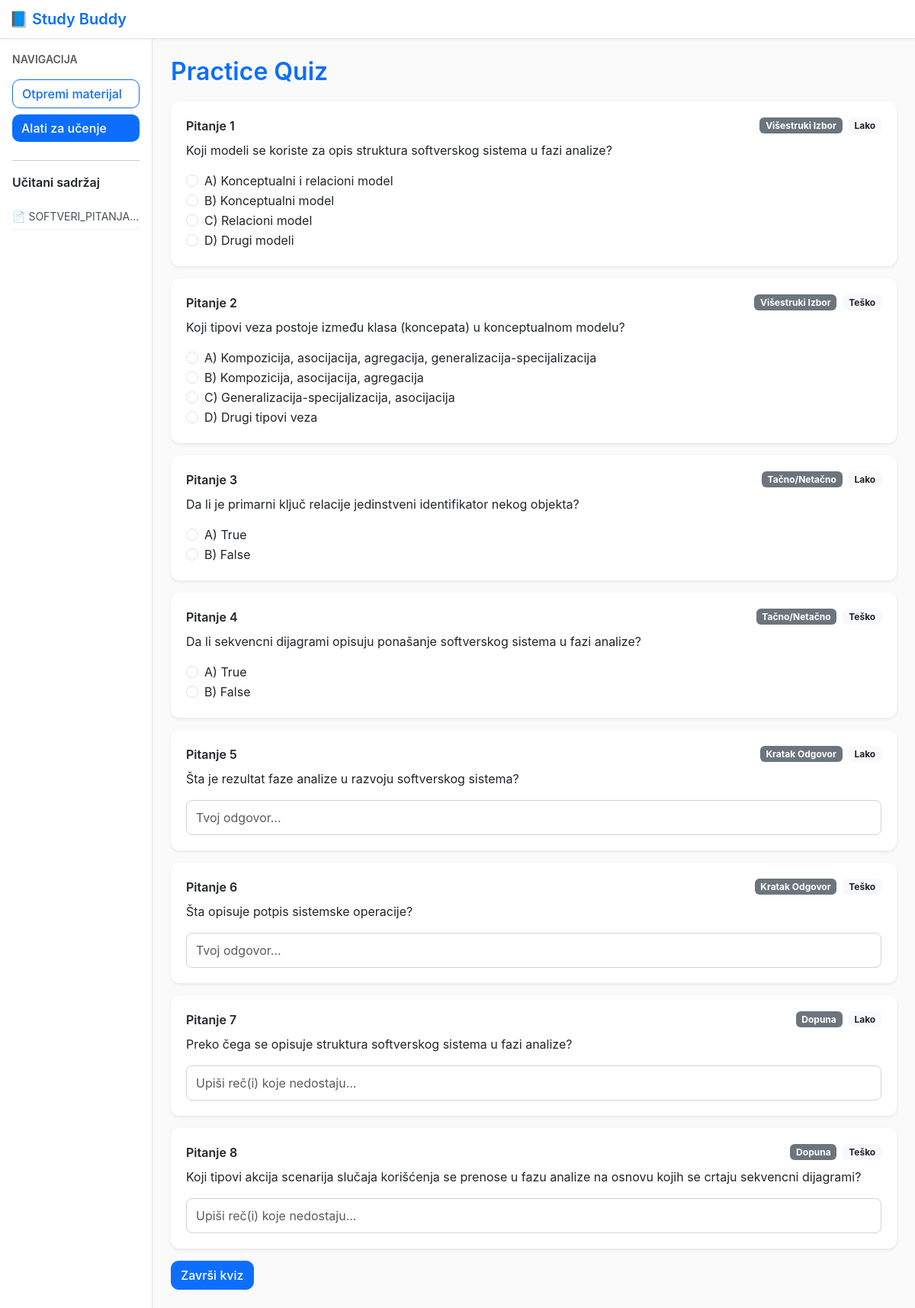
Page /quiz/4 on the committed database.
### models.py (models this page shows)
class Document(Base):
    __tablename__ = 'documents'
    id = Column(Integer, primary_key=True)
    filename = Column(String(255), nullable=False)
    size_kb = Column(Integer, default=0)
    content = Column(Text, nullable=False)
    created_at = Column(DateTime, default=datetime.utcnow)
    summaries = relationship('Summary', back_populates='document', cascade='all,delete')
    quizzes   = relationship('Quiz',     back_populates='document', cascade='all,delete')
    flashcards= relationship('Flashcard',back_populates='document', cascade='all,delete')

class Quiz(Base):
    __tablename__ = 'quizzes'
    id = Column(Integer, primary_key=True)
    document_id = Column(Integer, ForeignKey('documents.id'), nullable=False)
    title = Column(String(255), default='Kviz')
    total_questions = Column(Integer, default=0)
    created_at = Column(DateTime, default=datetime.utcnow)
    document = relationship('Document', back_populates='quizzes')
    questions = relationship('Question', back_populates='quiz', cascade='all,delete')

class Question(Base):
    __tablename__ = 'questions'
    id = Column(Integer, primary_key=True)
    quiz_id = Column(Integer, ForeignKey('quizzes.id'), nullable=False)
    kind = Column(String(32))         # mcq|tf|short|fill
    difficulty = Column(String(16))   # easy|medium|hard
    prompt = Column(Text, nullable=False)
    options = Column(Text)            # "A) ...|B) ...|C) ...|D) ..."
    correct_answer = Column(Text)     # "A" / "True" / slobodan tekst
    explanation = Column(Text)
    quiz = relationship('Quiz', back_populates='questions')

### app.py (the view)
@app.get('/quiz/<int:quiz_id>')
def quiz_view(quiz_id):
    s = Session()
    quiz = s.get(Quiz, quiz_id)
    if not quiz:
        flash('Kviz nije pronadjen.')
        return redirect(url_for('tools'))
    return render_template('quiz_view.html', quiz=quiz)

### app.py (called while the page is built)
@app.context_processor
def inject_docs():
    s = Session()
    docs = s.query(Document).order_by(Document.created_at.desc()).all()
    return {'sidebar_docs': docs}

### templates/quiz_view.html (shortened to what this page needs)
{% extends 'base.html' %}
{% block content %}
<h2 class="d-flex align-items-center gap-3">
  {{ quiz.title }}
</h2>
<form method="post" action="{{ url_for('quiz_grade', quiz_id=quiz.id) }}">
  {% for q in quiz.questions %}
  <div class="card mb-3 shadow-sm">
    <div class="card-body">
      <div class="d-flex justify-content-between align-items-center">
        <div class="fw-semibold">Pitanje {{ loop.index }}</div>
        <div class="d-flex align-items-center gap-2">
          <span class="badge bg-secondary text-capitalize">
            {% if q.kind == 'mcq' %}višestruki izbor{% elif q.kind == 'tf' %}tačno/netačno{% elif q.kind == 'short' %}kratak odgovor{% else %}dopuna{% endif %}
          </span>
          <span class="badge bg-light text-dark text-capitalize">
            {% if q.difficulty == 'Easy' or q.difficulty == 'easy' %}lako{% elif q.difficulty == 'Medium' or q.difficulty == 'medium' %}srednje{% else %}teško{% endif %}
          </span>
        </div>
      </div>
      <p class="mt-2 mb-3">{{ q.prompt }}</p>
      {% if q.kind in ['mcq','tf'] %}
        {% set opts = (q.options or '').split('|') %}
        {% for opt in opts %}
          {% set letter = (opt.split(')')[0] or '').strip() %}
          <div class="form-check">
            <input class="form-check-input" type="radio"
                   name="q_{{ q.id }}"
                   value="{{ letter }}"
                   id="q{{ q.id }}_{{ loop.index }}"
                   {% if answers and answers.get(q.id)|default('') == letter %}checked{% endif %}>
            <label class="form-check-label" for="q{{ q.id }}_{{ loop.index }}">{{ opt }}</label>
          </div>
        {% endfor %}
      {% elif q.kind in ['short','fill'] %}
        <input class="form-control" type="text" name="q_{{ q.id }}"
               placeholder="{% if q.kind == 'fill' %}Upiši reč(i) koje nedostaju...{% else %}Tvoj odgovor...{% endif %}"
               value="{{ answers.get(q.id) if answers else '' }}">
      {% endif %}
    </div>
  </div>
  {% endfor %}
  {% if score is not defined %}
    <button class="btn btn-primary">Završi kviz</button>
  {% else %}
    <a class="btn btn-outline-primary" href="{{ url_for('quiz_view', quiz_id=quiz.id) }}">Ponovi kviz</a>
  {% endif %}
</form>
{% endblock %}

### templates/base.html (shortened to what this page needs)
<!doctype html>
<html lang="sr">
<head>
  <link href="https://cdn.jsdelivr.net/npm/bootstrap@5.3.3/dist/css/bootstrap.min.css" rel="stylesheet">
  <link href="{{ url_for('static', filename='style.css') }}" rel="stylesheet">
</head>
<body>
<nav class="navbar navbar-light bg-light border-bottom">
  <div class="container-fluid">
    <span class="navbar-brand mb-0 h1">📘 Study Buddy</span>
  </div>
</nav>
<div class="container-fluid">
  <div class="row">
    <aside class="col-12 col-md-3 col-lg-2 border-end p-3 bg-white">
      <div class="mb-3 fw-semibold small text-uppercase text-muted">Navigacija</div>
      <a class="btn btn-outline-primary w-100 mb-2" href="{{ url_for('upload') }}">Otpremi materijal</a>
      <a class="btn btn-primary w-100 mb-2" href="{{ url_for('tools') }}">Alati za učenje</a>
      <hr>
      <div class="fw-semibold mb-2">Učitani sadržaj</div>
      {% if sidebar_docs %}
        <ul class="list-unstyled small">
          {% for d in sidebar_docs %}
            <li class="text-truncate" title="{{ d.filename }}">📄 {{ d.filename }}</li>
          {% endfor %}
        </ul>
      {% else %}
        <div class="text-muted small">Još nema sadržaja</div>
      {% endif %}
    </aside>
    <main class="col-12 col-md-9 col-lg-10 p-4">
      {% block content %}{% endblock %}
    </main>
  </div>
</div>
</body>
</html>

### static/style.css (style rules this page uses)
body { background-color: #f8f9fa; font-family: 'Inter', 'Segoe UI', sans-serif; color: #212529; }
h2 { font-weight: 600; margin-bottom: 1.2rem; color: #0d6efd; }
.navbar { background-color: #ffffff !important; box-shadow: 0 1px 4px rgba(0, 0, 0, 0.05); }
.navbar-brand { font-weight: 600; color: #0d6efd !important; display: flex; align-items: center; gap: 6px; }
aside { background: #ffffff; min-height: 100vh; border-right: 1px solid #dee2e6; padding-top: 1.5rem !important; }
aside .btn { text-align: left; font-weight: 500; }
aside .btn-outline-primary { border-color: #0d6efd; color: #0d6efd; }
aside .btn-primary { background-color: #0d6efd; border: none; }
aside ul { margin-top: 1rem; }
aside li { padding: 6px 0; border-bottom: 1px solid #f1f1f1; color: #495057; }
main { background: #fafafa; min-height: 100vh; }
.card { border-radius: 12px; border: none; box-shadow: 0 3px 8px rgba(0, 0, 0, 0.05); transition: all 0.2s ease-in-out; }
.card-body { padding: 1.25rem; }
.btn { border-radius: 10px; font-weight: 500; }
.btn-primary, .btn-info, .btn-success, .btn-outline-secondary { background-color: #0d6efd; border-color: #0d6efd; color: #fff; }
.btn-outline-primary { border-color: #0d6efd; color: #0d6efd; }
input.form-control, select.form-select { border-radius: 8px; border: 1px solid #ced4da; padding: 10px 12px; }

### rows in the picture
Document: filename "SOFTVERI_PITANJA…"
Quiz: title "Practice Quiz"
Question: kind "Višestruki Izbor", difficulty "Lako", prompt "Koji modeli se koriste za opis struktura softverskog sistema u fazi analize?", opts "A) Konceptualni i relacioni model" "B) Konceptualni model" "C) Relacioni model" "D) Drugi modeli"
Question: kind "Višestruki Izbor", difficulty "Teško", prompt "Koji tipovi veza postoje između klasa (koncepata) u konceptualnom modelu?", opts "A) Kompozicija, asocijacija, agregacija, generalizacija-specijalizacija" "B) Kompozicija, asocijacija, agregacija" "C) Generalizacija-specijalizacija, asocijacija" "D) Drugi tipovi veza"
Question: kind "Tačno/Netačno", difficulty "Lako", prompt "Da li je primarni ključ relacije jedinstveni identifikator nekog objekta?", opts "A) True" "B) False"
Question: kind "Tačno/Netačno", difficulty "Teško", prompt "Da li sekvencni dijagrami opisuju ponašanje softverskog sistema u fazi analize?", opts "A) True" "B) False"
Question: shows "Kratak Odgovor", difficulty "Lako", prompt "Šta je rezultat faze analize u razvoju softverskog sistema?"
Question: shows "Kratak Odgovor", difficulty "Teško", prompt "Šta opisuje potpis sistemske operacije?"
Question: shows "Dopuna", difficulty "Lako", prompt "Preko čega se opisuje struktura softverskog sistema u fazi analize?"
Question: shows "Dopuna", difficulty "Teško", prompt "Koji tipovi akcija scenarija slučaja korišćenja se prenose u fazu analize na osnovu kojih se crtaju sekvencni dijagrami?"
